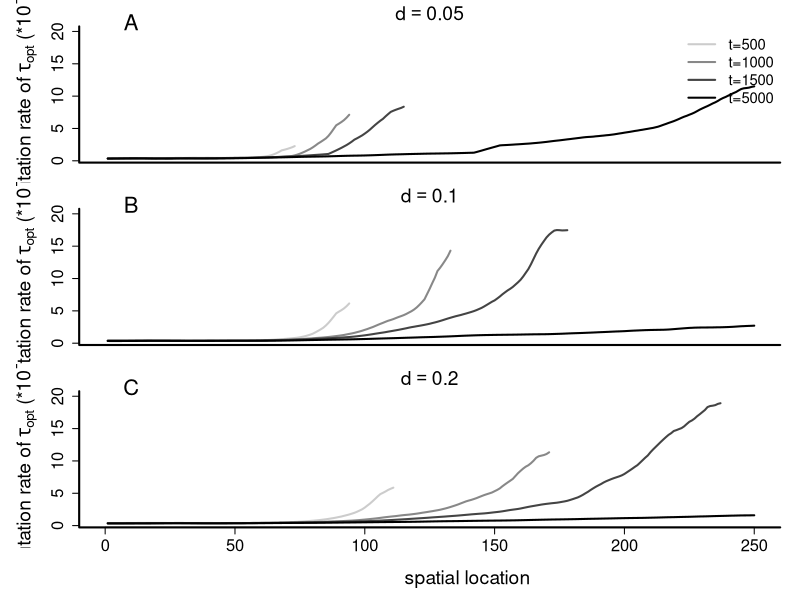

Here is the R script that generated this plot:
require(caTools)

evol_d005 <- as.matrix(read.table("disp_005/processed_results/evol.txt"))
cnts_d005 <- as.matrix(read.table("disp_005/processed_results/cnts.txt"))
evol_d01  <- as.matrix(read.table("disp_01/processed_results/evol.txt"))
cnts_d01 <- as.matrix(read.table("disp_01/processed_results/cnts.txt"))
evol_d02  <- as.matrix(read.table("disp_02/processed_results/evol.txt"))
cnts_d02 <- as.matrix(read.table("disp_02/processed_results/cnts.txt"))

x11(width=3.75,height=10)

wd <- 10

ts <- c(5,10,15,50)
cols <- gray(seq(0.8,0,len=length(ts)))
cntbreak <- 20

par(mfrow=c(3,1),bty="l",mar=c(1.5,6,2,1.5),lwd=2,cex.axis=1.5,cex.lab=1.75,oma=c(4,0,0,0))

plot(1,1,type="n",xlab="",ylab=expression(paste("mutation rate of ",tau[opt]," (*",10^-4,")",sep="")),xlim=c(0,250),ylim=c(.5,20),xaxt="n",
	 main=expression(d==0.05),cex.main=1.75)
#axis(side=1,labels=F)

for (t in 1:length(ts)) {

	m <- as.numeric(evol_d005[ts[t],][which(cnts_d005[ts[t],]>=cntbreak)])
	if (length(which(m==0))>0) {m <- m[-which(m==0)]}

	lines(runmean(10000*10^-m,wd),col=cols[t])
}
text(10,par("usr")[[4]]*1.03,"A",xpd=T,cex=2)

legend("topright",col=cols,bty="n",cex=1.35,lwd=2,c("t=500","t=1000","t=1500","t=5000"))

plot(1,1,type="n",xlab="",ylab=expression(paste("mutation rate of ",tau[opt]," (*",10^-4,")",sep="")),xlim=c(0,250),ylim=c(.5,20),xaxt="n",
	 main=expression(d==0.1),cex.main=1.75)
#axis(side=1,labels=F)

for (t in 1:length(ts)) {

	m <- as.numeric(evol_d01[ts[t],][which(cnts_d01[ts[t],]>=cntbreak)])
	if (length(which(m==0))>0) {m <- m[-which(m==0)]}

	lines(runmean(10000*10^-m,wd),col=cols[t])
}
text(10,par("usr")[[4]]*1.03,"B",xpd=T,cex=2)


plot(1,1,type="n",xlab="",ylab=expression(paste("mutation rate of ",tau[opt]," (*",10^-4,")",sep="")),xlim=c(0,250),ylim=c(.5,20),
	 main=expression(d==0.2),cex.main=1.75)
#axis(side=1,labels=T)

for (t in 1:length(ts)) {

	m <- as.numeric(evol_d02[ts[t],][which(cnts_d02[ts[t],]>=cntbreak)])
	if (length(which(m==0))>0) {m <- m[-which(m==0)]}

	lines(runmean(10000*10^-m,wd),col=cols[t])
}
text(10,par("usr")[[4]]*1.03,"C",xpd=T,cex=2)

title(xlab="spatial location", outer=T, line=2, adj=0.6)

dev.copy2eps(file="figure_2.eps", title="Cobben & Kubisch - Figure 2")
